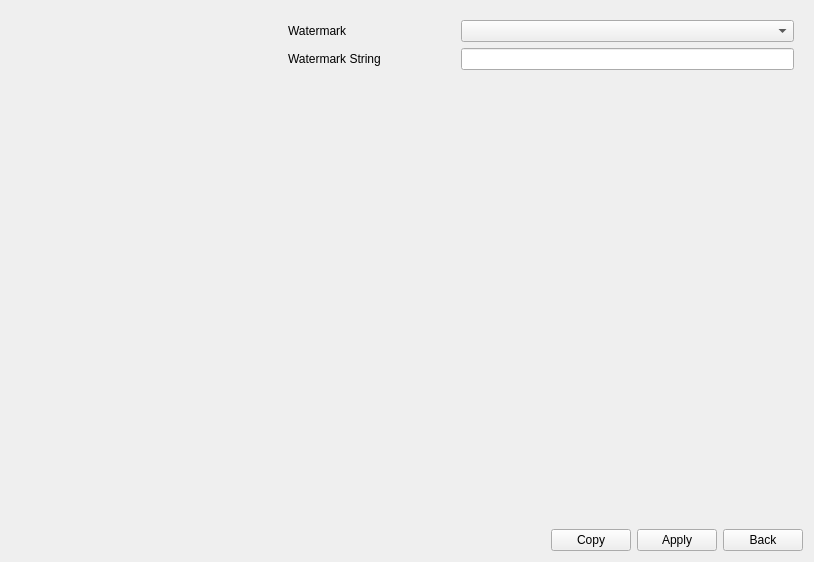
<?xml version="1.0" encoding="UTF-8"?>
<ui version="4.0">
 <class>Watermark</class>
 <widget class="QWidget" name="Watermark">
  <property name="geometry">
   <rect>
    <x>0</x>
    <y>0</y>
    <width>814</width>
    <height>562</height>
   </rect>
  </property>
  <property name="windowTitle">
   <string>Form</string>
  </property>
  <layout class="QVBoxLayout" name="verticalLayout_2">
   <item>
    <layout class="QHBoxLayout" name="horizontalLayout_4">
     <property name="spacing">
      <number>20</number>
     </property>
     <item>
      <widget class="QWidget" name="widgetLeft" native="true">
       <property name="sizePolicy">
        <sizepolicy hsizetype="Preferred" vsizetype="Preferred">
         <horstretch>1</horstretch>
         <verstretch>0</verstretch>
        </sizepolicy>
       </property>
      </widget>
     </item>
     <item>
      <widget class="QWidget" name="widgetRight" native="true">
       <property name="sizePolicy">
        <sizepolicy hsizetype="Preferred" vsizetype="Preferred">
         <horstretch>2</horstretch>
         <verstretch>0</verstretch>
        </sizepolicy>
       </property>
       <layout class="QVBoxLayout" name="verticalLayout">
        <property name="leftMargin">
         <number>0</number>
        </property>
        <item>
         <layout class="QGridLayout" name="gridLayout">
          <item row="0" column="0">
           <widget class="QLabel" name="label_watermark">
            <property name="sizePolicy">
             <sizepolicy hsizetype="Expanding" vsizetype="Fixed">
              <horstretch>1</horstretch>
              <verstretch>0</verstretch>
             </sizepolicy>
            </property>
            <property name="text">
             <string>Watermark</string>
            </property>
           </widget>
          </item>
          <item row="0" column="1">
           <widget class="ComboBox" name="comboBox_watermark">
            <property name="sizePolicy">
             <sizepolicy hsizetype="Expanding" vsizetype="Fixed">
              <horstretch>2</horstretch>
              <verstretch>0</verstretch>
             </sizepolicy>
            </property>
           </widget>
          </item>
          <item row="1" column="0">
           <widget class="QLabel" name="label_waterMarkString">
            <property name="sizePolicy">
             <sizepolicy hsizetype="Preferred" vsizetype="Preferred">
              <horstretch>1</horstretch>
              <verstretch>0</verstretch>
             </sizepolicy>
            </property>
            <property name="text">
             <string>Watermark String</string>
            </property>
           </widget>
          </item>
          <item row="1" column="1">
           <widget class="MyLineEdit" name="lineEdit_watermarkString">
            <property name="sizePolicy">
             <sizepolicy hsizetype="Expanding" vsizetype="Fixed">
              <horstretch>2</horstretch>
              <verstretch>0</verstretch>
             </sizepolicy>
            </property>
           </widget>
          </item>
         </layout>
        </item>
        <item>
         <spacer name="verticalSpacer_2">
          <property name="orientation">
           <enum>Qt::Vertical</enum>
          </property>
          <property name="sizeHint" stdset="0">
           <size>
            <width>20</width>
            <height>40</height>
           </size>
          </property>
         </spacer>
        </item>
       </layout>
      </widget>
     </item>
    </layout>
   </item>
   <item>
    <layout class="QHBoxLayout" name="horizontalLayout">
     <item>
      <widget class="WidgetMessage" name="widgetMessage" native="true"/>
     </item>
     <item>
      <spacer name="horizontalSpacer">
       <property name="orientation">
        <enum>Qt::Horizontal</enum>
       </property>
       <property name="sizeHint" stdset="0">
        <size>
         <width>40</width>
         <height>20</height>
        </size>
       </property>
      </spacer>
     </item>
     <item>
      <widget class="MyPushButton" name="pushButton_copy">
       <property name="text">
        <string>Copy</string>
       </property>
      </widget>
     </item>
     <item>
      <widget class="MyPushButton" name="pushButton_apply">
       <property name="text">
        <string>Apply</string>
       </property>
      </widget>
     </item>
     <item>
      <widget class="MyPushButton" name="pushButton_back">
       <property name="text">
        <string>Back</string>
       </property>
      </widget>
     </item>
    </layout>
   </item>
  </layout>
 </widget>
 <customwidgets>
  <customwidget>
   <class>ComboBox</class>
   <extends>QComboBox</extends>
   <header>combobox.h</header>
  </customwidget>
  <customwidget>
   <class>MyPushButton</class>
   <extends>QPushButton</extends>
   <header>mypushbutton.h</header>
  </customwidget>
  <customwidget>
   <class>MyLineEdit</class>
   <extends>QLineEdit</extends>
   <header>mylineedit.h</header>
  </customwidget>
  <customwidget>
   <class>WidgetMessage</class>
   <extends>QWidget</extends>
   <header>widgetmessage.h</header>
   <container>1</container>
  </customwidget>
 </customwidgets>
 <resources/>
 <connections/>
</ui>
